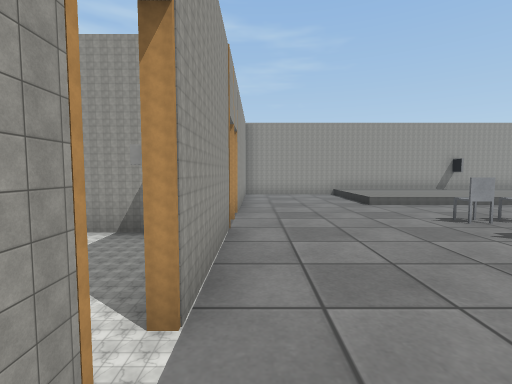
[1] (above)

24 first-person views from a walk through a world built for the Webots simulator. The camera is 1 m above the floor, tilts 4° down and sees 85° across. Doors are drawn as open doorways. The floor is counted in squares, 1 m on a side. Each view is taken from the middle of a square. On the plan, view 1 faces up. The plan holds only what a view shows up to about 12 squares ahead; the rest is blank. Robots are left out. Webots' stock objects and surfaces are drawn as simple stand-ins.

[2]
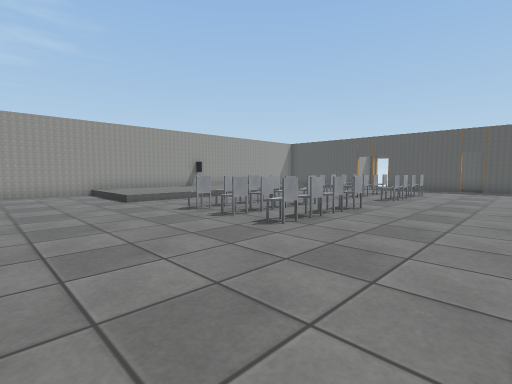

[3]
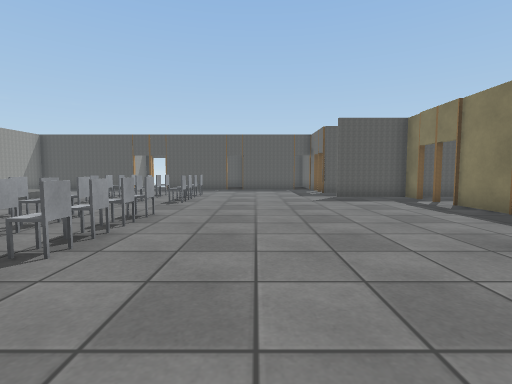

[4]
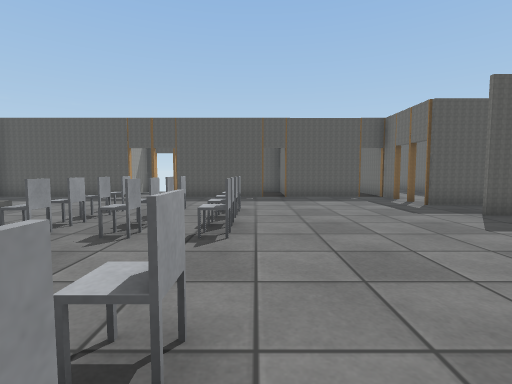

[5]
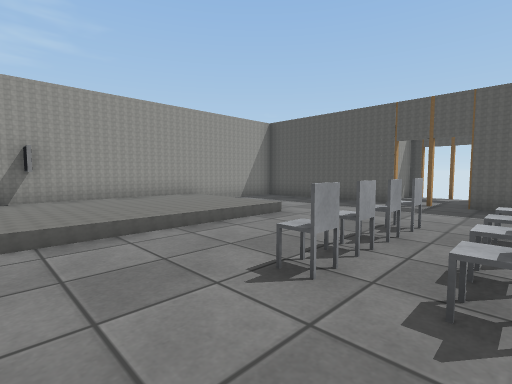

[6]
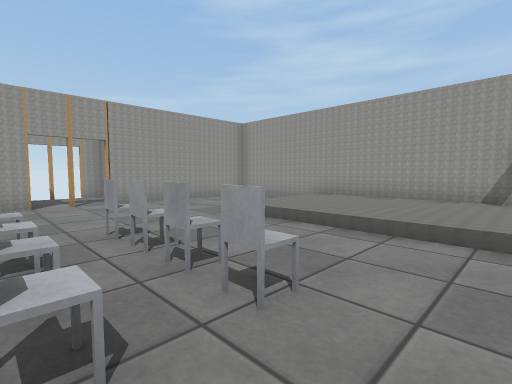

[7]
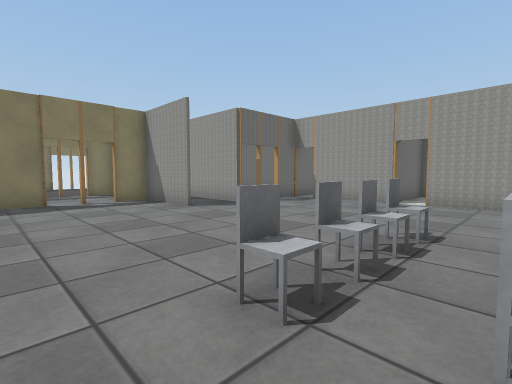

[8]
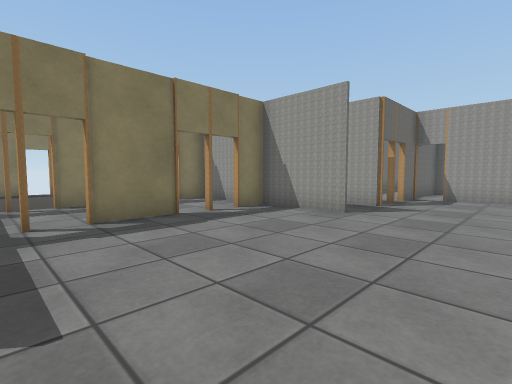

[9]
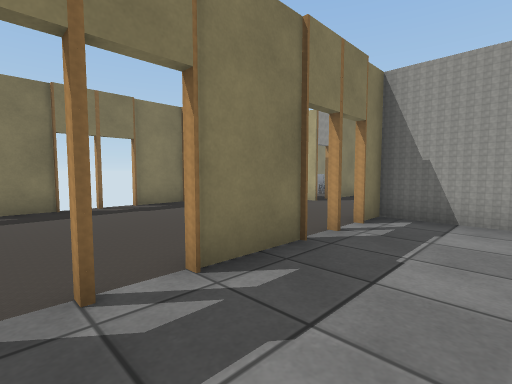

[10]
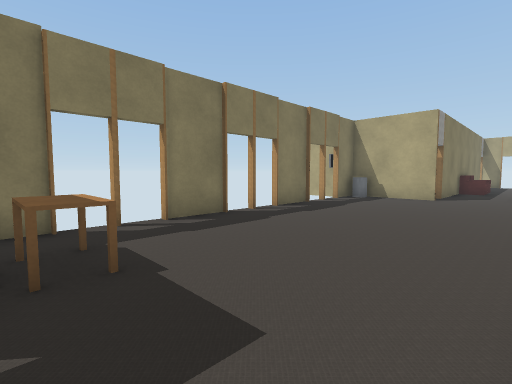

[11]
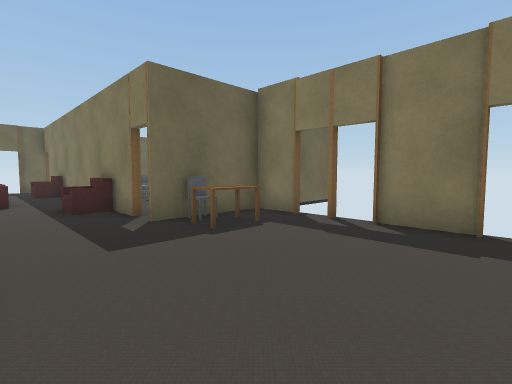

[12]
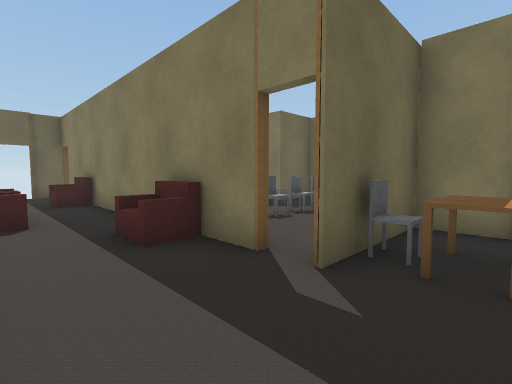

[13]
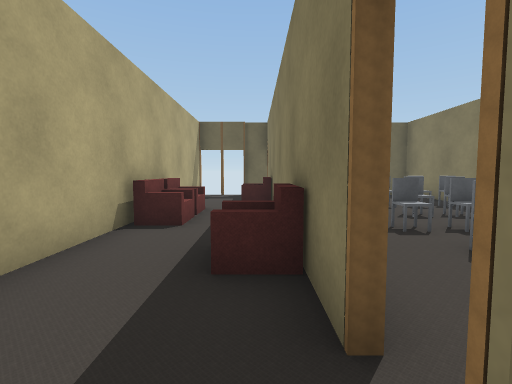

[14]
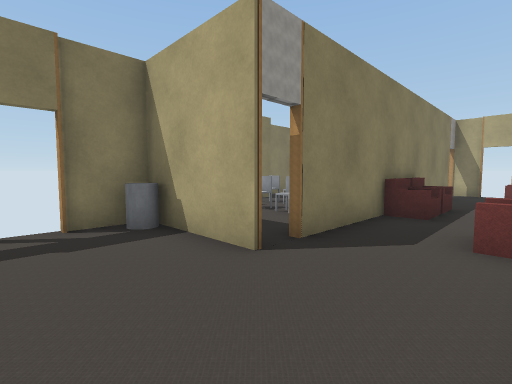

[15]
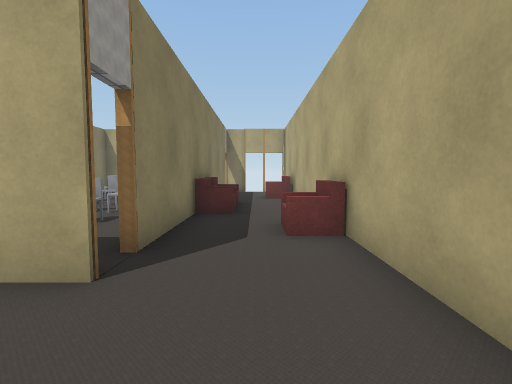

[16]
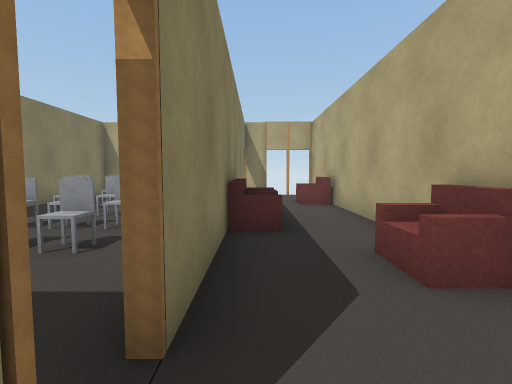

[17]
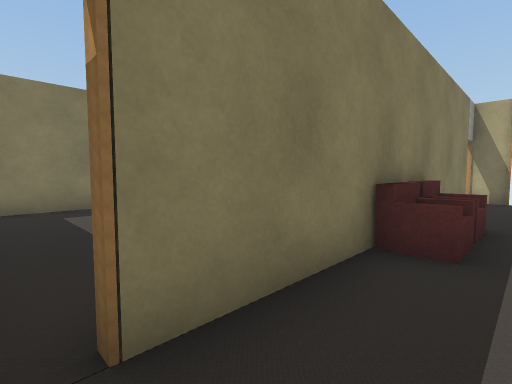

[18]
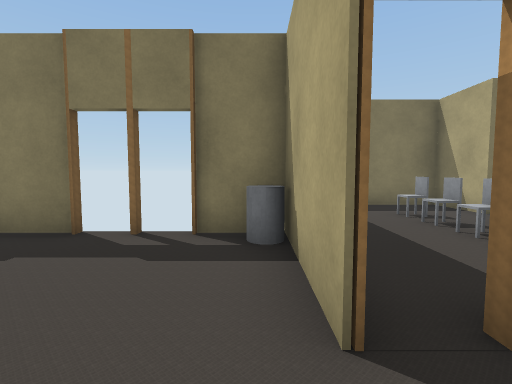

[19]
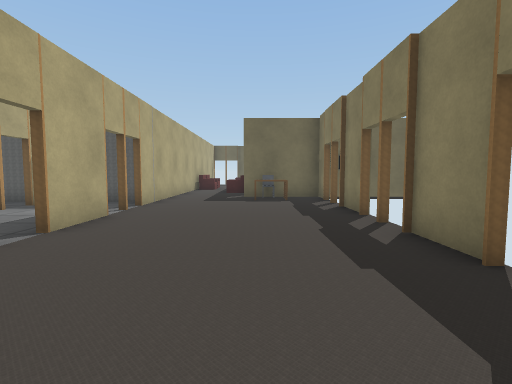

[20]
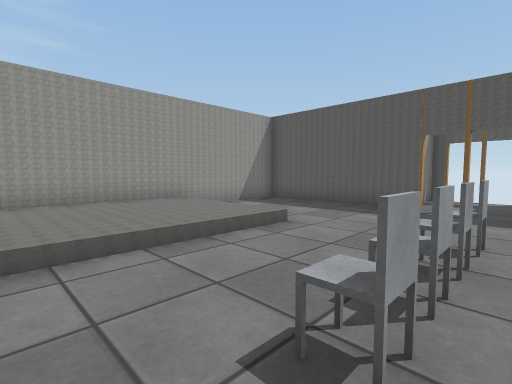

[21]
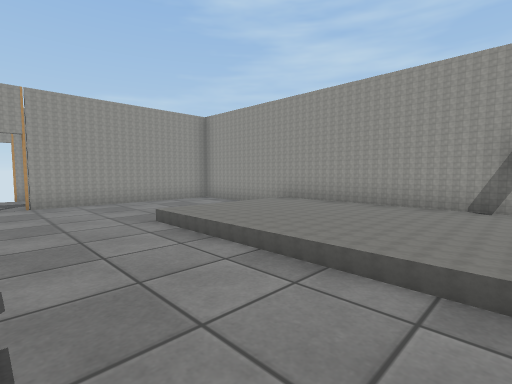

[22]
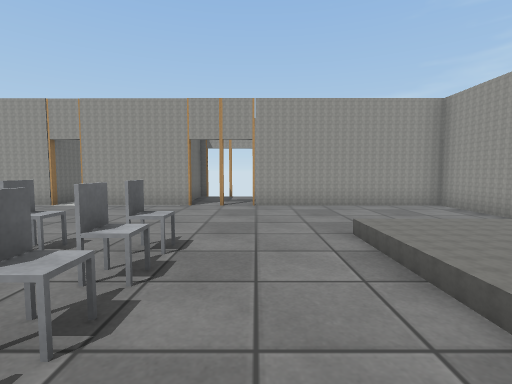

[23]
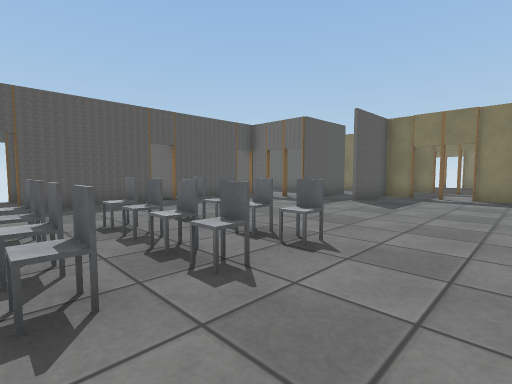

[24]
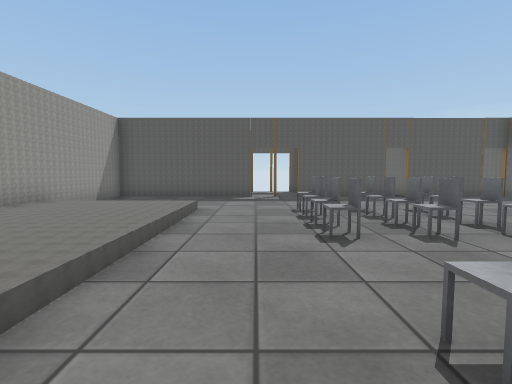

### Floor plan
Ten units are one square. View 1 is at (0, 0); x grows to the right and y downward. Boxes are objects, and circles mark ways between rooms. Rooms are numbered by the first view taken in them; rooms with no view inside come last. Other rooms are left out.
<svg viewBox="-100 -131 370 292">
<path fill="none" stroke="#000" d="M46 32 46 61 58 61M-5 -51 -5 -34M25 31 25 60M174 -16 174 -54M-18 -46 -29 -46M174 -71 174 -126 -5 -126 -5 -69M75 61 95 61M124 61 124 32M145 50 145 31M174 24 174 -8M-36 -8 -5 -8 -5 5M-29 32 6 32M75 94 95 94M46 72 46 94 58 94M124 90 124 61M95 95 75 95M95 156 112 156M59 156 78 156M130 156 145 156 145 125M35 95 -91 95M154 125 256 125M150 95 114 95M25 124 25 145M261 95 166 95M265 128 265 114M-86 125 16 125M-95 115 -95 128"/>
<rect x="-15" y="-35" width="10" height="20" fill="#bbb"><title>sink</title></rect>
<rect x="35" y="-35" width="10" height="10" fill="#bbb"><title>chair</title></rect>
<rect x="35" y="-45" width="10" height="10" fill="#bbb"><title>chair</title></rect>
<rect x="35" y="-65" width="10" height="10" fill="#bbb"><title>chair</title></rect>
<rect x="35" y="-125" width="100" height="40" fill="#bbb"><title>grey box</title></rect>
<rect x="45" y="-35" width="10" height="10" fill="#bbb"><title>chair</title></rect>
<rect x="45" y="-45" width="10" height="10" fill="#bbb"><title>chair</title></rect>
<rect x="45" y="-65" width="10" height="10" fill="#bbb"><title>chair</title></rect>
<rect x="55" y="-35" width="10" height="10" fill="#bbb"><title>chair</title></rect>
<rect x="55" y="-45" width="10" height="10" fill="#bbb"><title>chair</title></rect>
<rect x="55" y="-65" width="10" height="10" fill="#bbb"><title>chair</title></rect>
<rect x="65" y="-35" width="10" height="10" fill="#bbb"><title>chair</title></rect>
<rect x="65" y="-45" width="10" height="10" fill="#bbb"><title>chair</title></rect>
<rect x="65" y="-65" width="10" height="10" fill="#bbb"><title>chair</title></rect>
<rect x="85" y="-125" width="10" height="10" fill="#bbb"><title>TV</title></rect>
<rect x="95" y="-35" width="10" height="10" fill="#bbb"><title>chair</title></rect>
<rect x="95" y="-45" width="10" height="10" fill="#bbb"><title>chair</title></rect>
<rect x="95" y="-65" width="10" height="10" fill="#bbb"><title>chair</title></rect>
<rect x="105" y="-35" width="10" height="10" fill="#bbb"><title>chair</title></rect>
<rect x="105" y="-45" width="10" height="10" fill="#bbb"><title>chair</title></rect>
<rect x="105" y="-65" width="10" height="10" fill="#bbb"><title>chair</title></rect>
<rect x="115" y="-35" width="10" height="10" fill="#bbb"><title>chair</title></rect>
<rect x="115" y="-45" width="10" height="10" fill="#bbb"><title>chair</title></rect>
<rect x="115" y="-65" width="10" height="10" fill="#bbb"><title>chair</title></rect>
<rect x="125" y="-35" width="10" height="10" fill="#bbb"><title>chair</title></rect>
<rect x="125" y="-45" width="10" height="10" fill="#bbb"><title>chair</title></rect>
<rect x="125" y="-65" width="10" height="10" fill="#bbb"><title>chair</title></rect>
<rect x="-65" y="95" width="10" height="10" fill="#bbb"><title>armchair</title></rect>
<rect x="-45" y="115" width="10" height="10" fill="#bbb"><title>armchair</title></rect>
<rect x="-35" y="115" width="20" height="10" fill="#bbb"><title>armchair</title></rect>
<rect x="-5" y="95" width="10" height="10" fill="#bbb"><title>armchair</title></rect>
<rect x="125" y="125" width="10" height="20" fill="#bbb"><title>desk</title></rect>
<rect x="135" y="125" width="10" height="10" fill="#bbb"><title>chair</title></rect>
<rect x="165" y="115" width="20" height="10" fill="#bbb"><title>armchair</title></rect>
<rect x="185" y="95" width="20" height="10" fill="#bbb"><title>armchair</title></rect>
<rect x="205" y="95" width="10" height="10" fill="#bbb"><title>armchair</title></rect>
<rect x="225" y="115" width="10" height="10" fill="#bbb"><title>armchair</title></rect>
<circle cx="105" cy="60" r="3" fill="#2a7"/>
<circle cx="65" cy="60" r="3" fill="#2a7"/>
<circle cx="105" cy="95" r="3" fill="#2a7"/>
<circle cx="65" cy="95" r="3" fill="#2a7"/>
<text x="80" y="-40">1</text>
<text x="80" y="70">2</text>
<text x="90" y="120">3</text>
</svg>
Room 1 opens to room 2. Room 2 opens to room 3.

Where each view was taken, in squares from view 1:
view 1: 0 up, 0 right, facing up
view 2: 1 down, 0 right, facing up-right
view 3: 0 up, 1 right, facing right
view 4: 2 up, 6 right, facing right
view 5: 4 up, 8 right, facing up-right
view 6: 4 up, 9 right, facing up-left
view 7: 4 up, 9 right, facing down-left
view 8: 0 up, 11 right, facing down-left
view 9: 7 down, 11 right, facing down-left
view 10: 10 down, 14 right, facing down-left
view 11: 10 down, 9 right, facing down-right
view 12: 10 down, 13 right, facing down-right
view 13: 12 down, 14 right, facing right
view 14: 10 down, 5 right, facing down-left
view 15: 11 down, 5 right, facing left
view 16: 12 down, 3 right, facing left
view 17: 11 down, 2 right, facing down-left
view 18: 11 down, 3 right, facing down
view 19: 13 down, 3 right, facing right
view 20: 5 up, 9 right, facing up-right
view 21: 6 up, 9 right, facing up-left
view 22: 7 up, 8 right, facing left
view 23: 6 up, 8 right, facing down-right
view 24: 7 up, 6 right, facing right
